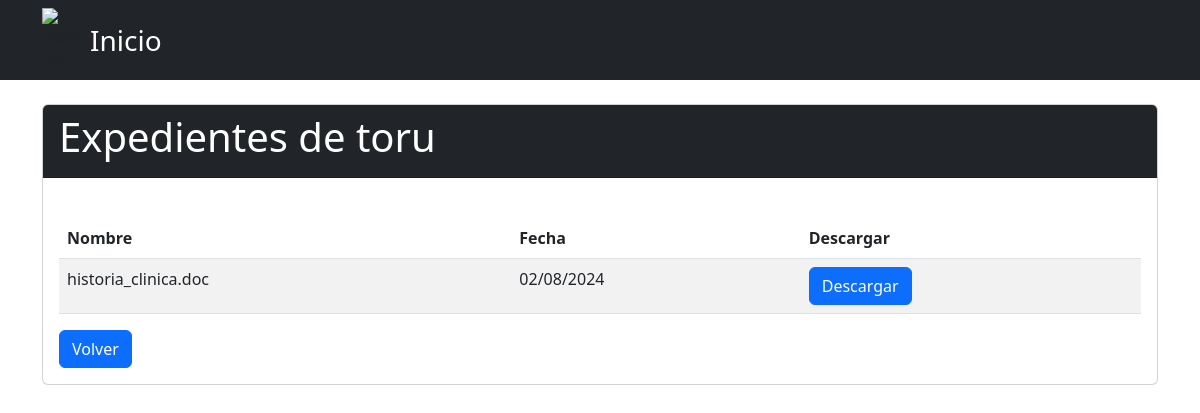
The page /mascota/3/expedientes/ on the database as committed earlier.
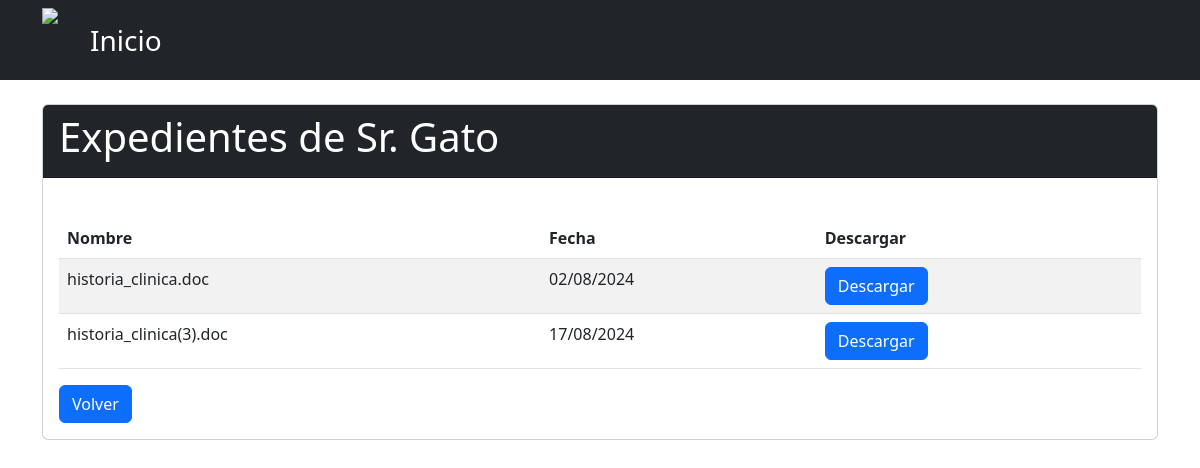
The same page on the database as committed later.
### main/models.py (models this page shows, shortened)
class Mascota(models.Model):
    nombre = models.CharField(max_length=255)
    especie = models.CharField(max_length=255)
    raza = models.CharField(max_length=255)
    sexo = models.CharField(max_length=10)
    peso = models.DecimalField(max_digits=5, decimal_places=2)
    edad = models.IntegerField()
    cliente = models.ForeignKey(Cliente, on_delete=models.CASCADE)
    fecha_vacuna_sextuple_1 = models.DateField(null=True, blank=True)
    fecha_vacuna_sextuple_2 = models.DateField(null=True, blank=True)
    fecha_vacuna_sextuple_3 = models.DateField(null=True, blank=True)
    fecha_vacuna_antirrabica = models.DateField(null=True, blank=True)

class Expediente(models.Model):
    mascota = models.ForeignKey(Mascota, on_delete=models.CASCADE, related_name='expedientes')
    archivo = models.FileField(upload_to='expedientes/')
    nombre_archivo = models.CharField(max_length=255)
    tipo_archivo = models.CharField(max_length=50)
    categoria = models.CharField(max_length=50, null=True, blank=True)
    fecha_subida = models.DateTimeField(auto_now_add=True)

### main/views.py (the view)
# urls.py: path('mascota/<int:mascota_id>/expedientes/', views.ver_expedientes, name='ver_expedientes'),
def ver_expedientes(request, mascota_id):
    mascota = get_object_or_404(Mascota, id=mascota_id)
    expedientes = mascota.expedientes.all()
    if request.method == 'POST':
        form = ExpedienteForm(request.POST, request.FILES)
        if form.is_valid():
            expediente = form.save(commit=False)
            expediente.mascota = mascota
            expediente.save()
            return redirect('ver_expedientes', mascota_id=mascota_id)
    else:
        form = ExpedienteForm()
    return render(request, 'ver_expedientes.html', {'mascota': mascota, 'expedientes': expedientes, 'form': form})

### main/templates/ver_expedientes.html (shortened to what this page needs)
{% load static %}
<!DOCTYPE html>
<html lang="es">
<head>
    <link href="https://cdn.jsdelivr.net/npm/bootstrap@5.3.0-alpha1/dist/css/bootstrap.min.css" rel="stylesheet">
    <link href="https://cdn.jsdelivr.net/npm/flatpickr/dist/flatpickr.min.css" rel="stylesheet">
    <link href="https://cdn.jsdelivr.net/npm/bootstrap-icons@1.7.2/font/bootstrap-icons.css" rel="stylesheet">
    <link rel="stylesheet" href="{% static 'css/style.css' %}">
</head>
<body>
    <nav class="navbar navbar-expand-lg navbar-dark bg-dark">
        <div class="container">
            <div class="d-flex align-items-center">
                <img src="{% static 'imagenes/mainIcon.png' %}" alt="Main Icon" style="width: 2.5rem;">
                <a class="navbar-brand fs-3 ms-2" href="{% url 'interfaz' %}">Inicio</a>
            </div>
        </div>
    </nav>
    <div class="container">
        <div class="card mt-4">
            <div class="card-header bg-dark text-white">
                <h1 class="card-title">Expedientes de {{ mascota.nombre }}</h1>
            </div>
            <div class="card-body">
                <div class="table-responsive mt-4">
                    <table class="table table-striped">
                        <thead>
                            <tr>
                                <th>Nombre</th>
                                <th>Fecha</th>
                                <th>Descargar</th>
                            </tr>
                        </thead>
                        <tbody>
                            {% for expediente in expedientes %}
                            <tr>
                                <td>{{ expediente.nombre_archivo }}</td>
                                <td>{{ expediente.fecha_subida|date:"d/m/Y" }}</td>
                                <td>
                                    <a href="{{ expediente.archivo.url }}" class="btn btn-primary">Descargar</a>
                                </td>
                            </tr>
                            {% empty %}
                            <tr>
                                <td colspan="3">No se encontraron expedientes.</td>
                            </tr>
                            {% endfor %}
                        </tbody>
                    </table>
                </div>
                <a href="{% url 'interfaz' %}" class="btn btn-primary">Volver</a>
            </div>
        </div>
    </div>
</body>
</html>

### main/static/CSS/style.css (style rules this page uses)
body { background-image: url('../imagenes/background.jpg'); background-size: cover; background-repeat: no-repeat; background-attachment: fixed; }

### main/templates/ver_expedientes.html (style rules this page uses)
.navbar { margin-bottom: 20px; }

Rows that differ between the two databases and show on the page:
changed Mascota: nombre "toru" → "Sr. Gato"
added Expediente: nombre_archivo "historia_clinica(3).doc", fecha_subida "17/08/2024"
